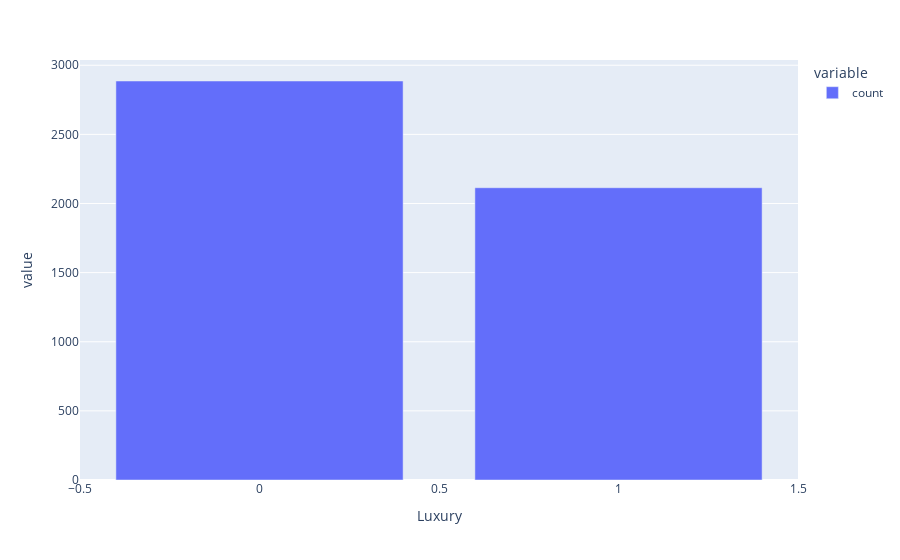
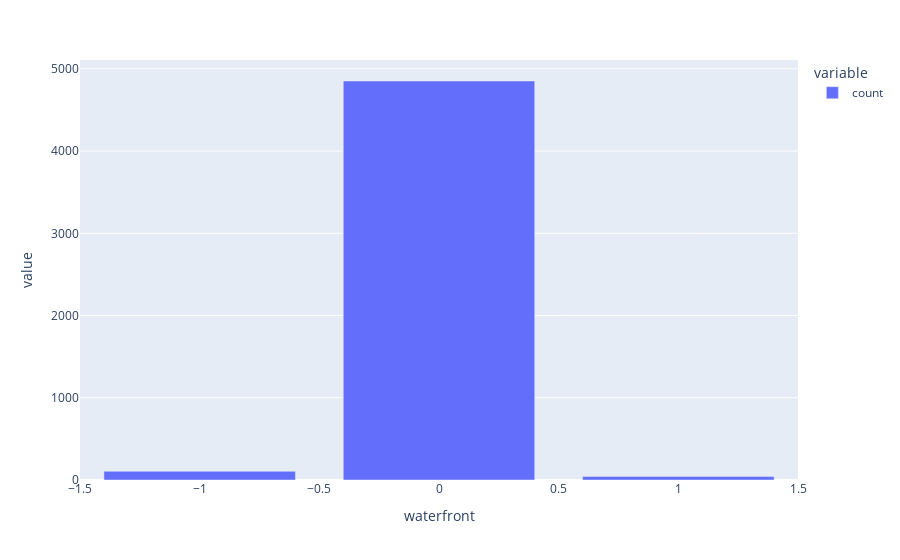
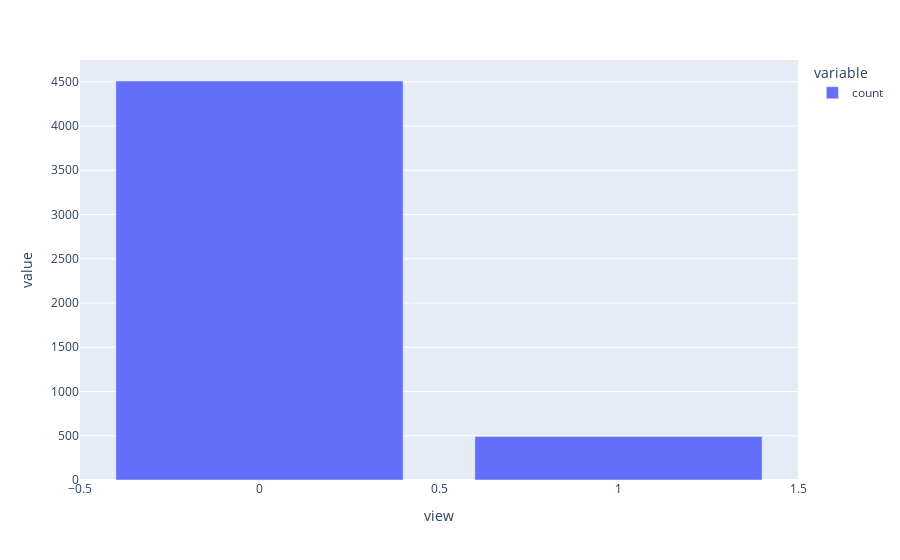
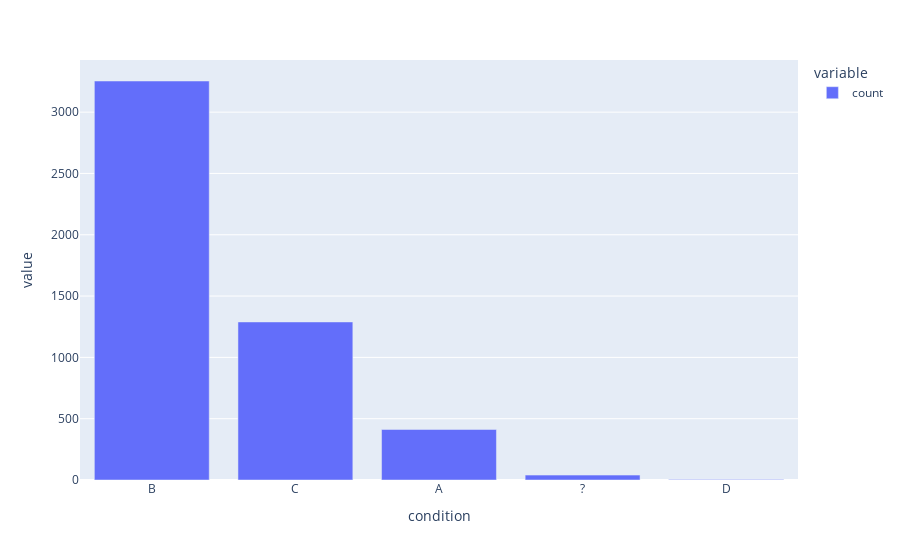

These figures' notebook cell, in order:
### Code cell
import seaborn as sns
import matplotlib.pyplot as plt

def histogram_boxplot(data, xlabel = None, title = None, font_scale=2, figsize=(5,4), bins = None):
    """ Boxplot and histogram combined
    data: 1-d data array
    xlabel: xlabel 
    title: title
    font_scale: the scale of the font (default 2)
    figsize: size of fig (default (9,8))
    bins: number of bins (default None / auto)

    example use: histogram_boxplot(np.random.rand(100), bins = 20, title="Fancy plot")
    """
    # Definir tamaño letra
    sns.set(font_scale=font_scale)
    # Crear ventana para los subgráficos
    f2, (ax_box2, ax_hist2) = plt.subplots(2, sharex=True, gridspec_kw={"height_ratios": (.15, .85)}, figsize=figsize)
    # Crear boxplot
    sns.boxplot(x=data, ax=ax_box2)
    # Crear histograma
    sns.histplot(x=data, ax=ax_hist2, bins=bins) if bins else sns.histplot(x=data, ax=ax_hist2)
    # Pintar una línea con la media
    ax_hist2.axvline(np.mean(data),color='g',linestyle='-')
    # Pintar una línea con la mediana
    ax_hist2.axvline(np.median(data),color='y',linestyle='--')
    # Asignar título y nombre de eje si tal
    if xlabel: ax_hist2.set(xlabel=xlabel)
    if title: ax_box2.set(title=title, xlabel="")
    # Mostrar gráfico
    plt.show()

def cat_plot(col):
     if col.dtypes == 'category':
        fig = px.bar(col.value_counts())
        #fig = sns.countplot(x=col)
        return(fig)

def plot(col):
     if col.dtypes != 'category':
        print('Cont')
        histogram_boxplot(col, xlabel = col.name, title = 'Distibución continua')
     else:
        print('Cat')
        cat_plot(col).show()

#pio.renderers.default = "notebook"
viviendas.apply(plot)

### Figure 1 — Plotly figure (JSON) as saved in the notebook; plotly's stock layout.template omitted (floating-point values rounded to 4 significant figures)
{"data": [{"alignmentgroup": "True", "hovertemplate": "variable=count<br>Luxury=%{x}<br>value=%{y}<extra></extra>", "legendgroup": "count", "marker": {"color": "#636efa", "pattern": {"shape": ""}}, "name": "count", "offsetgroup": "count", "orientation": "v", "showlegend": true, "textposition": "auto", "type": "bar", "x": [0, 1], "xaxis": "x", "y": [2886, 2114], "yaxis": "y"}], "layout": {"autosize": true, "barmode": "relative", "legend": {"title": {"text": "variable"}, "tracegroupgap": 0}, "margin": {"t": 60}, "xaxis": {"anchor": "y", "autorange": true, "domain": [0, 1], "range": [-0.5, 1.5], "title": {"text": "Luxury"}, "type": "linear"}, "yaxis": {"anchor": "x", "autorange": true, "domain": [0, 1], "range": [0, 3038.0], "title": {"text": "value"}, "type": "linear"}}}

### Figure 2 — Plotly figure (JSON) as saved in the notebook; plotly's stock layout.template omitted (floating-point values rounded to 4 significant figures)
{"data": [{"alignmentgroup": "True", "hovertemplate": "variable=count<br>waterfront=%{x}<br>value=%{y}<extra></extra>", "legendgroup": "count", "marker": {"color": "#636efa", "pattern": {"shape": ""}}, "name": "count", "offsetgroup": "count", "orientation": "v", "showlegend": true, "textposition": "auto", "type": "bar", "x": [0, -1, 1], "xaxis": "x", "y": [4852, 106, 42], "yaxis": "y"}], "layout": {"autosize": true, "barmode": "relative", "legend": {"title": {"text": "variable"}, "tracegroupgap": 0}, "margin": {"t": 60}, "xaxis": {"anchor": "y", "autorange": true, "domain": [0, 1], "range": [-1.5, 1.5], "title": {"text": "waterfront"}, "type": "linear"}, "yaxis": {"anchor": "x", "autorange": true, "domain": [0, 1], "range": [0, 5107.0], "title": {"text": "value"}, "type": "linear"}}}

### Figure 3 — Plotly figure (JSON) as saved in the notebook; plotly's stock layout.template omitted (floating-point values rounded to 4 significant figures)
{"data": [{"alignmentgroup": "True", "hovertemplate": "variable=count<br>view=%{x}<br>value=%{y}<extra></extra>", "legendgroup": "count", "marker": {"color": "#636efa", "pattern": {"shape": ""}}, "name": "count", "offsetgroup": "count", "orientation": "v", "showlegend": true, "textposition": "auto", "type": "bar", "x": [0, 1], "xaxis": "x", "y": [4509, 491], "yaxis": "y"}], "layout": {"autosize": true, "barmode": "relative", "legend": {"title": {"text": "variable"}, "tracegroupgap": 0}, "margin": {"t": 60}, "xaxis": {"anchor": "y", "autorange": true, "domain": [0, 1], "range": [-0.5, 1.5], "title": {"text": "view"}, "type": "linear"}, "yaxis": {"anchor": "x", "autorange": true, "domain": [0, 1], "range": [0, 4746.0], "title": {"text": "value"}, "type": "linear"}}}

### Figure 4 — Plotly figure (JSON) as saved in the notebook; plotly's stock layout.template omitted (floating-point values rounded to 4 significant figures)
{"data": [{"alignmentgroup": "True", "hovertemplate": "variable=count<br>condition=%{x}<br>value=%{y}<extra></extra>", "legendgroup": "count", "marker": {"color": "#636efa", "pattern": {"shape": ""}}, "name": "count", "offsetgroup": "count", "orientation": "v", "showlegend": true, "textposition": "auto", "type": "bar", "x": ["B", "C", "A", "?", "D"], "xaxis": "x", "y": [3254, 1289, 412, 40, 5], "yaxis": "y"}], "layout": {"autosize": true, "barmode": "relative", "legend": {"title": {"text": "variable"}, "tracegroupgap": 0}, "margin": {"t": 60}, "xaxis": {"anchor": "y", "autorange": true, "domain": [0, 1], "range": [-0.5, 4.5], "title": {"text": "condition"}, "type": "category"}, "yaxis": {"anchor": "x", "autorange": true, "domain": [0, 1], "range": [0, 3425.0], "title": {"text": "value"}, "type": "linear"}}}
